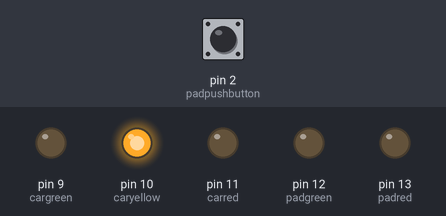
The sketch below on a simulated Arduino Uno, built with avr-gcc and run on an emulated ATmega328P. Shown: output pins drawn as LEDs (lit = HIGH). The test bench sets the inputs (shaded band); at power-on: pin 2 (padpushbutton) HIGH.

Above: at 8.6 s.
At 30.9 s:
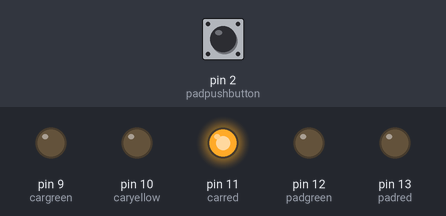
31.0 s: pin 2 (padpushbutton) pulled LOW for 0.15 s
At 34.9 s:
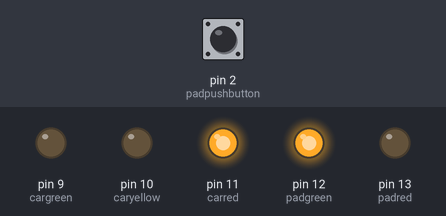
Timing chart, 0 to 39.5 s (numbered marks = the images above; inputs shaded):
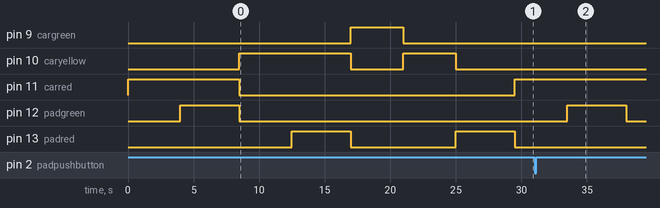

Measured:
- after the input at 31.0 s, pin 10 (caryellow): stays LOW (without the input it goes to HIGH after 7.0 s); pin 11 (carred): stays HIGH (without the input it goes to LOW after 7.0 s)
- by itself, pin 13 (padred): alternates HIGH for 4.5 s and LOW for 8.0 s

The sketch:

task_2_code.ino
```cpp
#define stateRed 0
#define stateYellow 1
#define stateGreen 2

int carred=11;
int caryellow=10;
int cargreen=9;
int padred=13;
int padgreen=12;
int padpushbutton=2;

volatile bool change;

int state = stateRed;

void setup()
{
  pinMode(carred,OUTPUT);
  pinMode(cargreen,OUTPUT);
  pinMode(caryellow,OUTPUT);

  pinMode(padgreen,OUTPUT);
  pinMode(padred,OUTPUT);

  pinMode(padpushbutton,INPUT_PULLUP);
  pinMode(padred,OUTPUT);
  attachInterrupt(digitalPinToInterrupt(padpushbutton),padControl,CHANGE);

}
void padControl()
{
  change = true;
  state= stateRed;

}

void loop()
{
  //stateMachine();
 if (change == true)
  {
    state= stateRed;
    stateMachine();
    digitalWrite(padgreen,HIGH);
    delay(4500);
    digitalWrite(padgreen,LOW);
    digitalWrite(padred,LOW);

    change = false;
  }
  else
  {
  	if(state == stateGreen || state == stateYellow)
    {
     	stateMachine();
      	digitalWrite(padgreen, LOW);
        digitalWrite(padred, HIGH);
        delay(4500);
        digitalWrite(padred, LOW);
    }
    else
    {
    	stateMachine();
      	digitalWrite(padgreen, HIGH);
        delay(4500);
        digitalWrite(padgreen, LOW);
        digitalWrite(padred, LOW);
    }
  }
}

void stateMachine()
{
  switch (state){

    case stateRed:

      digitalWrite(carred, HIGH);
      delay(4000);
      digitalWrite(caryellow, LOW);
      digitalWrite(cargreen, LOW);

      state = stateYellow;

    break;

 	case stateYellow:

      digitalWrite(carred, LOW);
      digitalWrite(caryellow, HIGH);
      delay(4000);
      digitalWrite(cargreen, LOW);

      state = stateGreen;
    break;

    case stateGreen:

      digitalWrite(carred, LOW);
      digitalWrite(caryellow, LOW);
      digitalWrite(cargreen, HIGH);
      delay(4000);
      digitalWrite(cargreen, LOW);
      digitalWrite(caryellow, HIGH);
	  delay(4000);
      digitalWrite(caryellow, LOW);

      state = stateRed;

    break;


  }
}
```
